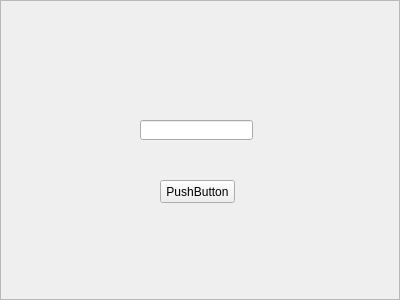
<?xml version="1.0" encoding="UTF-8"?>
<ui version="4.0">
 <class>Frame</class>
 <widget class="QFrame" name="Frame">
  <property name="geometry">
   <rect>
    <x>0</x>
    <y>0</y>
    <width>400</width>
    <height>300</height>
   </rect>
  </property>
  <property name="windowTitle">
   <string>Frame</string>
  </property>
  <property name="frameShape">
   <enum>QFrame::StyledPanel</enum>
  </property>
  <property name="frameShadow">
   <enum>QFrame::Raised</enum>
  </property>
  <widget class="QPushButton" name="pushButton">
   <property name="geometry">
    <rect>
     <x>160</x>
     <y>180</y>
     <width>75</width>
     <height>23</height>
    </rect>
   </property>
   <property name="text">
    <string>PushButton</string>
   </property>
  </widget>
  <widget class="QLineEdit" name="lineEdit">
   <property name="geometry">
    <rect>
     <x>140</x>
     <y>120</y>
     <width>113</width>
     <height>20</height>
    </rect>
   </property>
  </widget>
 </widget>
 <resources/>
 <connections/>
</ui>
